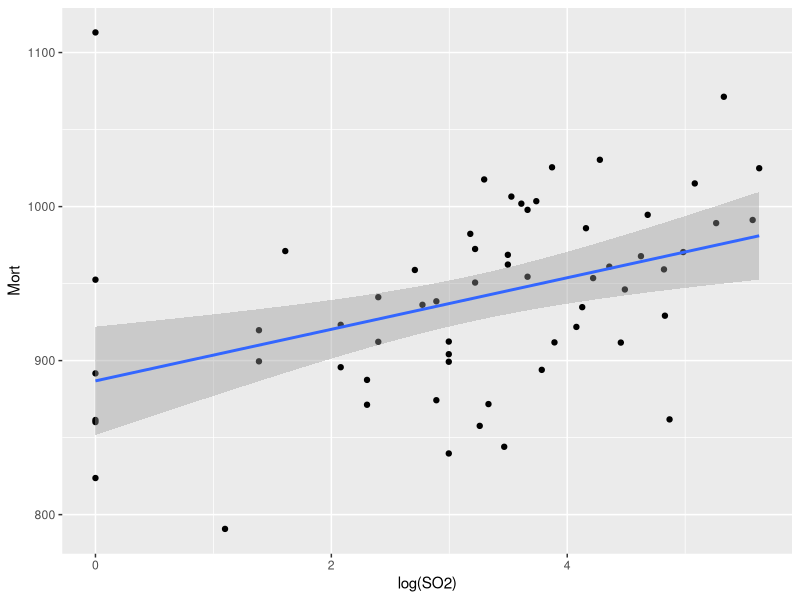

Source code (R):
## ---- chunk 1
library(tidyverse)

# load data
pollution <- read_csv('data/pollution.csv')

# examine scatterplot with SLR fit
ggplot(pollution,
       aes(x = log(SO2), y = Mort)) +
  geom_point() +
  geom_smooth(method = 'lm')

# compute SLR fit
fit <- lm(Mort ~ log(SO2), data = pollution)

# interpret
fit_ci <- confint(fit, parm = 'log(SO2)')*log(1.2)

paste('With 95% confidence, every 20% increase in sulfur dioxide pollution is associated with an increase in two-year mortality rate between', round(fit_ci[1], 2), 'and', round(fit_ci[2], 2), 'per 100k', sep = ' ') %>% print()
